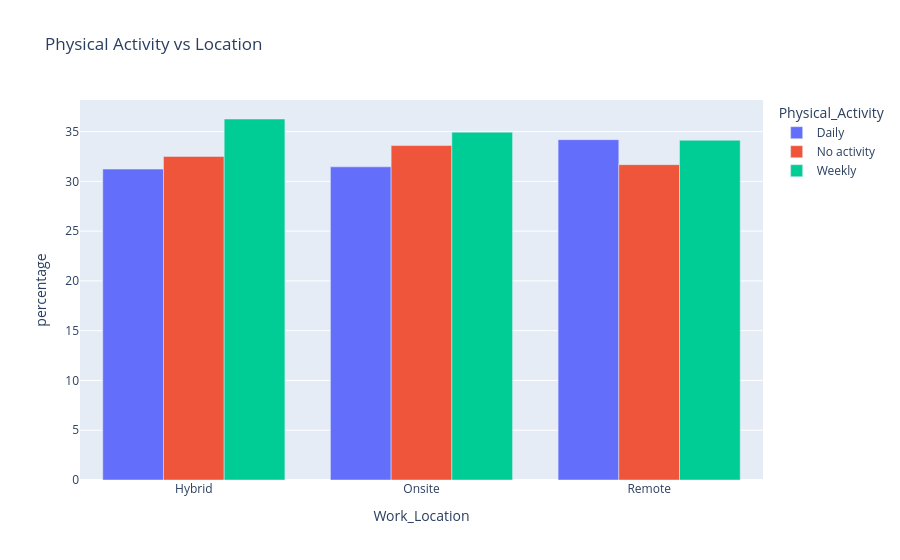

The notebook cell this image was saved under:
### Code cell
fig=px.bar(df_locactivity, x='Work_Location', y='percentage', color='Physical_Activity', barmode='group', title='Physical Activity vs Location')
fig.show()

### Figure 1 — Plotly figure (JSON) as saved in the notebook; plotly's stock layout.template omitted (floating-point values rounded to 4 significant figures)
{"data": [{"alignmentgroup": "True", "hovertemplate": "Physical_Activity=Daily<br>Work_Location=%{x}<br>percentage=%{y}<extra></extra>", "legendgroup": "Daily", "marker": {"color": "#636efa", "pattern": {"shape": ""}}, "name": "Daily", "offsetgroup": "Daily", "orientation": "v", "showlegend": true, "textposition": "auto", "type": "bar", "x": ["Hybrid", "Onsite", "Remote"], "xaxis": "x", "y": [31.23, 31.46, 34.19], "yaxis": "y"}, {"alignmentgroup": "True", "hovertemplate": "Physical_Activity=No activity<br>Work_Location=%{x}<br>percentage=%{y}<extra></extra>", "legendgroup": "No activity", "marker": {"color": "#EF553B", "pattern": {"shape": ""}}, "name": "No activity", "offsetgroup": "No activity", "orientation": "v", "showlegend": true, "textposition": "auto", "type": "bar", "x": ["Hybrid", "Onsite", "Remote"], "xaxis": "x", "y": [32.5, 33.6, 31.68], "yaxis": "y"}, {"alignmentgroup": "True", "hovertemplate": "Physical_Activity=Weekly<br>Work_Location=%{x}<br>percentage=%{y}<extra></extra>", "legendgroup": "Weekly", "marker": {"color": "#00cc96", "pattern": {"shape": ""}}, "name": "Weekly", "offsetgroup": "Weekly", "orientation": "v", "showlegend": true, "textposition": "auto", "type": "bar", "x": ["Hybrid", "Onsite", "Remote"], "xaxis": "x", "y": [36.26, 34.94, 34.13], "yaxis": "y"}], "layout": {"barmode": "group", "legend": {"title": {"text": "Physical_Activity"}, "tracegroupgap": 0}, "title": {"text": "Physical Activity vs Location"}, "xaxis": {"anchor": "y", "domain": [0, 1], "title": {"text": "Work_Location"}}, "yaxis": {"anchor": "x", "domain": [0, 1], "title": {"text": "percentage"}}}}
